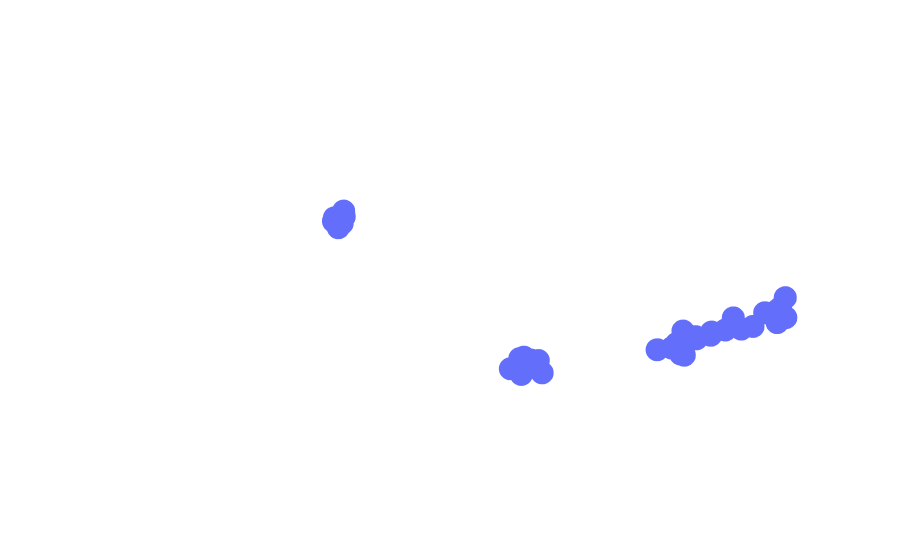

The notebook cell saved with this chart:
### Code cell
umap_3dscatter(embd_full)

### Figure 1 — Plotly figure (JSON) as saved in the notebook; plotly's stock layout.template omitted (floating-point values rounded to 4 significant figures)
{"data": [{"hovertemplate": "d1=%{x}<br>d2=%{y}<br>d3=%{z}<extra></extra>", "legendgroup": "", "marker": {"color": "#636efa", "symbol": "circle"}, "mode": "markers", "name": "", "scene": "scene", "showlegend": false, "type": "scatter3d", "x": [3.641, 3.25, 3.086, 3.444, 3.473, 7.565, 3.872, 3.794, 3.437, 8.503, 3.445, 3.906, 2.476, 3.284, 4.14, 4.188, 8.318, 3.56, 3.737, 4.633, 3.018, 8.043, 8.195, 3.799, 4.119, 4.328, 2.93, 7.69, 8.047, 7.606, 3.534, 3.613, 3.823, 2.661, 3.656, 7.902, 3.675, 3.954, 2.993, 3.68], "y": [-13.09, 8.157, 10.12, -13.01, 8.626, 4.731, 8.165, -12.8, 9.623, 4.278, 7.767, -13.11, 9.976, 9.01, -13.04, 8.118, 4.613, 9.377, 7.775, 7.48, 9.978, 4.451, 4.508, -13.44, -13.25, 7.818, 10.25, 5.023, 4.402, 4.462, 8.972, -12.76, 7.947, 9.993, -13.05, 4.205, 8.301, -13.08, 9.706, 8.649], "z": [7.457, 11.47, 13.23, 8.297, 11.99, 10.95, 11.02, 7.677, 12.98, 10.91, 11.61, 7.927, 13.78, 12.86, 8.088, 11.26, 10.75, 12.79, 11.22, 11.33, 13.59, 11.25, 10.98, 7.4, 7.752, 11.44, 13.41, 10.66, 10.56, 10.81, 12.48, 8.075, 11.62, 13.5, 8.078, 10.91, 11.75, 7.289, 13.32, 12.28]}], "layout": {"legend": {"tracegroupgap": 0}, "margin": {"t": 60}, "scene": {"domain": {"x": [0, 1], "y": [0, 1]}, "xaxis": {"title": {"text": "d1"}, "visible": false}, "yaxis": {"title": {"text": "d2"}, "visible": false}, "zaxis": {"title": {"text": "d3"}, "visible": false}}}}
